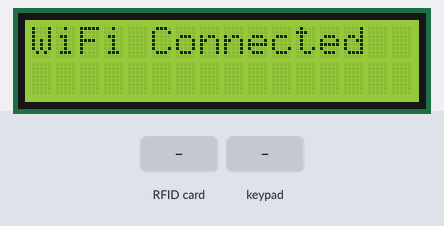
Recording of a sketch running on a simulated ESP32. Shown: 16×2 character LCD. Inputs (shaded band) come from the test bench. WiFi joins after 1.5 s; servers stay silent unless stated; uploads are accepted with an empty reply; what the sketch prints to the serial monitor is not drawn.

Above: at 2.7 s.
At 4.8 s:
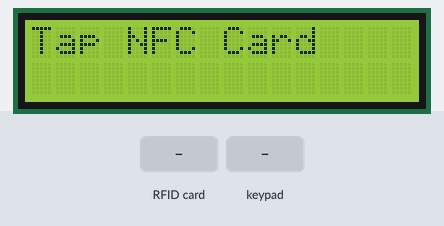
4.9 s: RFID card 5E 7A 19 C4 held to the reader
At 5.6 s:
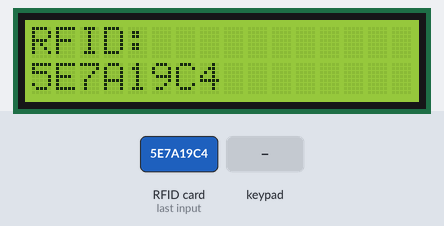
7.9 s: keypad keys 1 3 1 2 1 4 2 7 # pressed 0.4 s apart
At 11.6 s:
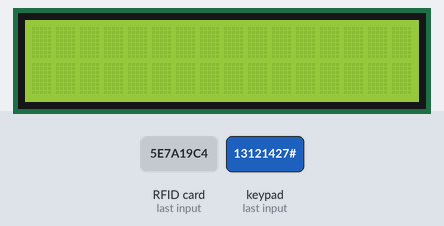
Timing chart, 0 to 13.1 s (numbered marks = the images above; inputs shaded):
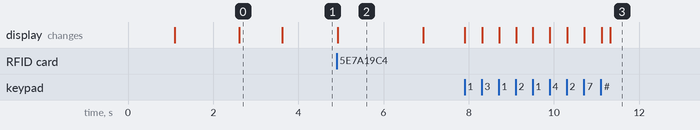

Measured:
- after the input at 4.9 s, the display: changes at once (image 2)
- after the input at 7.9 s, the display: first changes at once (image 3 shows a later state)
- what the display in image 0 shows lasts 1.0 s, from 2.6 s to 3.6 s
- what the display in image 2 shows lasts 2.0 s, from 4.9 s to 6.9 s

The sketch:

CFMS_V1.ino
```cpp
#include <WiFi.h>
#include <HTTPClient.h>
#include <SPI.h>
#include <Wire.h>
#include <Adafruit_PN532.h>
#include <Keypad.h>
#include <LiquidCrystal_I2C.h>

//////////////// WIFI //////////////////
const char* ssid = "HUAWEI-T4uu_2.4G";
const char* password = "6sPwR2Tk";

// Your XAMPP server IP
String serverName = "http://192.168.18.18/file_system/esp_enroll_api.php";

//////////////// PN532 SPI //////////////////
#define PN532_SS   5
#define PN532_RST  4
#define PN532_SCK  18
#define PN532_MOSI 23
#define PN532_MISO 19

Adafruit_PN532 nfc(PN532_SCK, PN532_MISO, PN532_MOSI, PN532_SS);

//////////////// LCD //////////////////
LiquidCrystal_I2C lcd(0x27, 16, 2);

//////////////// KEYPAD //////////////////
const byte ROWS = 4;
const byte COLS = 4;
char keys[ROWS][COLS] = {
  {'1','2','3','A'},
  {'4','5','6','B'},
  {'7','8','9','C'},
  {'*','0','#','D'}
};
byte rowPins[ROWS] = {13,12,14,27};
byte colPins[COLS] = {32,33,25,26};
Keypad keypad = Keypad(makeKeymap(keys), rowPins, colPins, ROWS, COLS);

//////////////// GLOBALS //////////////////
String rfidUID = "";
String keypadInput = "";

//////////////// SETUP //////////////////
void setup() {
  Serial.begin(115200);

  // LCD init
  lcd.init();
  lcd.backlight();

   // PN532 init
  nfc.begin();
  uint32_t versiondata = nfc.getFirmwareVersion();
  if (!versiondata) {
    lcd.clear();
    lcd.print("PN532 Not Found");
    while(1);
  }
  nfc.SAMConfig();
  lcd.clear();
  lcd.print("PN532 Ready");
  delay(1000);

  // Connect WiFi
  WiFi.begin(ssid, password);
  lcd.setCursor(0,0);
  lcd.print("Connecting WiFi");
  while (WiFi.status() != WL_CONNECTED) {
    delay(500);
    Serial.print(".");
  }
  lcd.clear();
  lcd.print("WiFi Connected");
  delay(1000);


}

//////////////// LOOP //////////////////
void loop() {

  // -------- STEP 1: Read RFID ----------
  rfidUID = readRFID();

  // -------- STEP 2: Keypad Password ----------
  keypadInput = readKeypadPassword();

  // -------- STEP 3: Send Data to Server ----------
  lcd.clear();
  lcd.print("Sending Data...");
  sendToServer(rfidUID, keypadInput);

  delay(3000);
  lcd.clear();
}

//////////////// FUNCTIONS //////////////////

String readRFID() {
  uint8_t success;
  uint8_t uid[7];
  uint8_t uidLength;

  lcd.clear();
  lcd.setCursor(0,0);
  lcd.print("Tap NFC Card");

  success = nfc.readPassiveTargetID(PN532_MIFARE_ISO14443A, uid, &uidLength);
  while (!success) {
    delay(100);
    success = nfc.readPassiveTargetID(PN532_MIFARE_ISO14443A, uid, &uidLength);
  }

  String uidStr = "";
  for (uint8_t i=0; i<uidLength; i++){
    if (uid[i] < 0x10) uidStr += "0";
    uidStr += String(uid[i], HEX);
  }
  uidStr.toUpperCase();

  lcd.clear();
  lcd.print("RFID:");
  lcd.setCursor(0,1);
  lcd.print(uidStr);
  delay(2000);
  return uidStr;
}

String readKeypadPassword() {
  lcd.clear();
  lcd.print("Enter Password");
  lcd.setCursor(0,1);
  String input = "";

  while (true) {
    char key = keypad.getKey();
    if (key) {
      if (key == '#') {  // Confirm
        break;
      } else if (key == '*') {  // Reset input
        input = "";
        lcd.setCursor(0,1);
        lcd.print("                ");
        lcd.setCursor(0,1);
      } else {
        input += key;
        lcd.setCursor(0,1);
        lcd.print(input);
      }
    }
  }
  return input;
}

void sendToServer(String rfid, String keypadPass) {
  if (WiFi.status() == WL_CONNECTED) {
    HTTPClient http;
    http.begin(serverName);
    http.addHeader("Content-Type", "application/x-www-form-urlencoded");

    String httpRequestData = "rfid=" + rfid + "&keypad=" + keypadPass;

    int httpResponseCode = http.POST(httpRequestData);

    if (httpResponseCode > 0) {
      String response = http.getString();
      lcd.clear();
      lcd.print(response);
    } else {
      lcd.clear();
      lcd.print("Error Sending");
    }
    http.end();
  } else {
    lcd.clear();
    lcd.print("WiFi Disconnected");
  }
}
```
